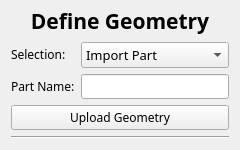
           <widget class="QFrame" name="Import">
            <property name="enabled">
             <bool>true</bool>
            </property>
            <property name="sizePolicy">
             <sizepolicy hsizetype="Preferred" vsizetype="Fixed">
              <horstretch>0</horstretch>
              <verstretch>0</verstretch>
             </sizepolicy>
            </property>
            <property name="layoutDirection">
             <enum>Qt::LayoutDirection::LeftToRight</enum>
            </property>
            <property name="autoFillBackground">
             <bool>false</bool>
            </property>
            <property name="frameShape">
             <enum>QFrame::Shape::NoFrame</enum>
            </property>
            <property name="frameShadow">
             <enum>QFrame::Shadow::Raised</enum>
            </property>
            <layout class="QFormLayout" name="_2">
             <property name="fieldGrowthPolicy">
              <enum>QFormLayout::FieldGrowthPolicy::AllNonFixedFieldsGrow</enum>
             </property>
             <property name="rowWrapPolicy">
              <enum>QFormLayout::RowWrapPolicy::DontWrapRows</enum>
             </property>
             <property name="labelAlignment">
              <set>Qt::AlignmentFlag::AlignLeading|Qt::AlignmentFlag::AlignLeft|Qt::AlignmentFlag::AlignTop</set>
             </property>
             <property name="topMargin">
              <number>6</number>
             </property>
             <item row="0" column="0" colspan="2">
              <widget class="QLabel" name="LGeometryInformation">
               <property name="sizePolicy">
                <sizepolicy hsizetype="Preferred" vsizetype="Fixed">
                 <horstretch>0</horstretch>
                 <verstretch>0</verstretch>
                </sizepolicy>
               </property>
               <property name="font">
                <font>
                 <family>Sans Serif</family>
                 <pointsize>16</pointsize>
                </font>
               </property>
               <property name="text">
                <string>&lt;html&gt;&lt;head/&gt;&lt;body&gt;&lt;p align=&quot;center&quot;&gt;&lt;img src=&quot;:/Blue Icons/Blue Icons/Shapes.svg&quot; width=&quot;50&quot; height=&quot;40&quot;/&gt;&lt;/p&gt;&lt;p align=&quot;center&quot;&gt;&lt;span style=&quot; font-weight:700;&quot;&gt;Define Geometry&lt;/span&gt;&lt;/p&gt;&lt;/body&gt;&lt;/html&gt;</string>
               </property>
               <property name="alignment">
                <set>Qt::AlignmentFlag::AlignBottom|Qt::AlignmentFlag::AlignLeading|Qt::AlignmentFlag::AlignLeft</set>
               </property>
               <property name="margin">
                <number>0</number>
               </property>
              </widget>
             </item>
             <item row="1" column="0">
              <widget class="QLabel" name="LPartName_3">
               <property name="font">
                <font>
                 <family>Hiragino Sans</family>
                </font>
               </property>
               <property name="text">
                <string>&lt;html&gt;&lt;head/&gt;&lt;body&gt;&lt;p&gt;Selection:&lt;/p&gt;&lt;/body&gt;&lt;/html&gt;</string>
               </property>
               <property name="wordWrap">
                <bool>false</bool>
               </property>
              </widget>
             </item>
             <item row="1" column="1">
              <widget class="QComboBox" name="INSelectGeometryImport">
               <property name="sizePolicy">
                <sizepolicy hsizetype="Preferred" vsizetype="Fixed">
                 <horstretch>0</horstretch>
                 <verstretch>0</verstretch>
                </sizepolicy>
               </property>
               <property name="font">
                <font>
                 <family>Hiragino Sans</family>
                 <pointsize>10</pointsize>
                </font>
               </property>
               <property name="currentIndex">
                <number>0</number>
               </property>
               <property name="iconSize">
                <size>
                 <width>18</width>
                 <height>18</height>
                </size>
               </property>
               <item>
                <property name="text">
                 <string>Import Part</string>
                </property>
                <property name="icon">
                 <iconset>
                  <selectedon>:/Blue Icons/Blue Icons/DownloadCube.svg</selectedon>
                 </iconset>
                </property>
               </item>
               <item>
                <property name="text">
                 <string>Import Image Stack</string>
                </property>
               </item>
               <item>
                <property name="text">
                 <string>Import Polycrystal</string>
                </property>
               </item>
               <item>
                <property name="text">
                 <string>Create Basic Part</string>
                </property>
               </item>
              </widget>
             </item>
             <item row="2" column="0">
              <widget class="QLabel" name="LPartName">
               <property name="font">
                <font>
                 <family>Hiragino Sans</family>
                </font>
               </property>
               <property name="text">
                <string>&lt;html&gt;&lt;head/&gt;&lt;body&gt;&lt;p&gt;Part Name:&lt;/p&gt;&lt;/body&gt;&lt;/html&gt;</string>
               </property>
              </widget>
             </item>
             <item row="2" column="1">
              <widget class="QLineEdit" name="INPartName">
               <property name="font">
                <font>
                 <family>Hiragino Sans</family>
                </font>
               </property>
               <property name="text">
                <string/>
               </property>
              </widget>
             </item>
             <item row="3" column="0" colspan="2">
              <widget class="QPushButton" name="BUploadGeometryFile">
               <property name="font">
                <font>
                 <family>Hiragino Sans</family>
                </font>
               </property>
               <property name="text">
                <string>Upload Geometry</string>
               </property>
              </widget>
             </item>
             <item row="4" column="0" colspan="2">
              <widget class="Line" name="line_3">
               <property name="orientation">
                <enum>Qt::Orientation::Horizontal</enum>
               </property>
              </widget>
             </item>
            </layout>
           </widget>
